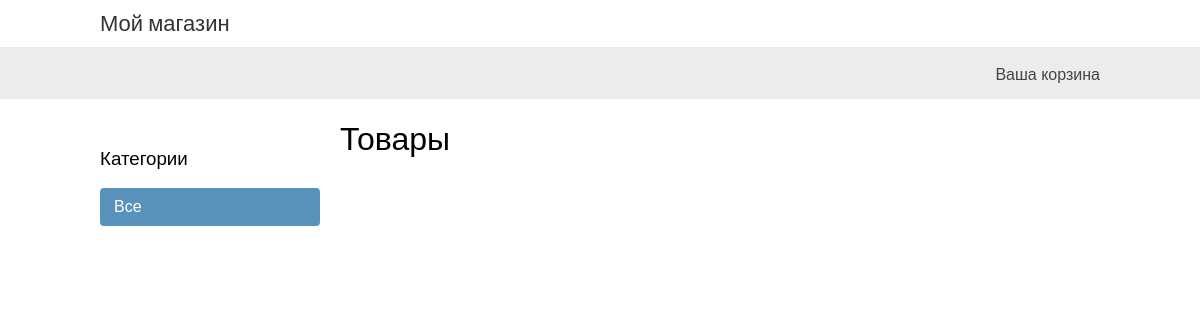
The app's page /, older data.
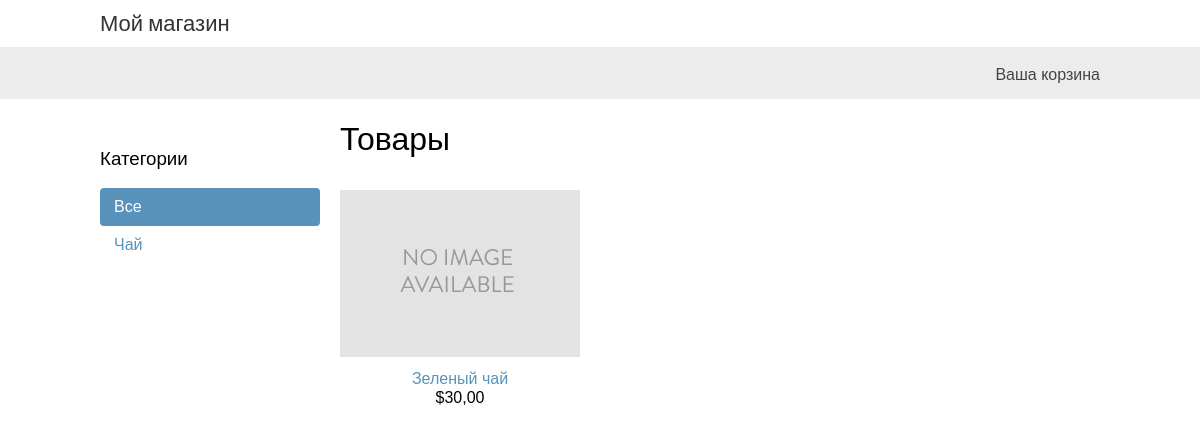
The same page, newer data.
### shop/models.py (models this page shows, shortened)
class Category(models.Model):
    name = models.CharField(max_length=200, verbose_name='Категория')
    slug = models.SlugField(max_length=200, unique=True, verbose_name='Слаг')
    class Meta:
        ordering = ['name']
        indexes = [
            models.Index(fields=['name']),
        ]
        verbose_name = 'Категория'
        verbose_name_plural = 'Категории'
    def get_absolute_url(self):#получение урла заданного объекта
        return reverse('shop:product_list_by_category', args=[self.slug])

class Product(models.Model):
    category = models.ForeignKey(Category, related_name='products', on_delete=models.CASCADE, verbose_name='Категории')
    name = models.CharField(max_length=200, verbose_name='Название продукта')
    slug = models.SlugField(max_length=200, verbose_name='Слаг')
    image = models.ImageField(upload_to='products/%Y/%m/%d', blank=True, verbose_name='Изображение')
    description = models.TextField(blank=True, verbose_name='Описание')
    price = models.DecimalField(max_digits=10, decimal_places=2, verbose_name='Цена')#Для хранения денежных едениц всегда использовать decimal
    available = models.BooleanField(default=True, verbose_name='Доступность')
    created = models.DateTimeField(auto_now_add=True, verbose_name='Дата создания')
    updated = models.DateTimeField(auto_now=True, verbose_name='Дата изменения')
    class Meta:
        ordering = ['name']
        indexes = [
            models.Index(fields=['id', 'slug']),
            models.Index(fields=['name']),
            models.Index(fields=['-created']),
        ]
        verbose_name = 'Товар'
        verbose_name_plural = 'Товары'
    def get_absolute_url(self):
        return reverse('shop:product_detail', args=[self.id, self.slug])

### shop/views.py (the view)
# urls.py: path('', views.product_list, name='product_list'),
def product_list(request, category_slug=None):
    category = None
    categories = Category.objects.all()
    products = Product.objects.filter(available=True)
    if category_slug:
        category = get_object_or_404(Category, slug=category_slug)
        products = products.filter(category=category)
    return render(request,
                  'shop/product/list.html',
                  {'category': category,
                   'categories': categories,
                   'products': products})

### shop/templates/shop/product/list.html (shortened to what this page needs)
{% extends "shop/base.html" %}
{% load static %}
{% block content %}
   <div id="sidebar">
       <h3>Категории</h3>
       <ul>
           <li {% if not category %}class="selected"{% endif %}>
              <a href="{% url "shop:product_list" %}">Все</a>
           </li>
           {% for c in categories %}
              <li {% if category.slug == c.slug %}class="selected"{% endif %}>
                  <a href="{{ c.get_absolute_url }}">{{ c.name }}</a>
              </li>
           {% endfor %}
       </ul>
   </div>
   <div id="main" class="product-list">
       <h1>{% if category %}{{ category.name }}{% else %}Товары{% endif %}</h1>
       {% for product in products %}
            <div class="item">
                <a href="{{ product.get_absolute_url }}">
                    <img src="{% if product.image %}{{ product.image.url }}{% else %}{% static "img/no_image.png" %}{% endif %}">
                </a>
                <a href="{{ product.get_absolute_url }}">{{ product.name }}</a>
                <br>
                ${{ product.price }}
            </div>
       {% endfor %}
   </div>
{% endblock %}

Row changes from the older to the newer data that the page shows:
added Category: name "Чай"
added Product: name "Зеленый чай", price "30,00"
